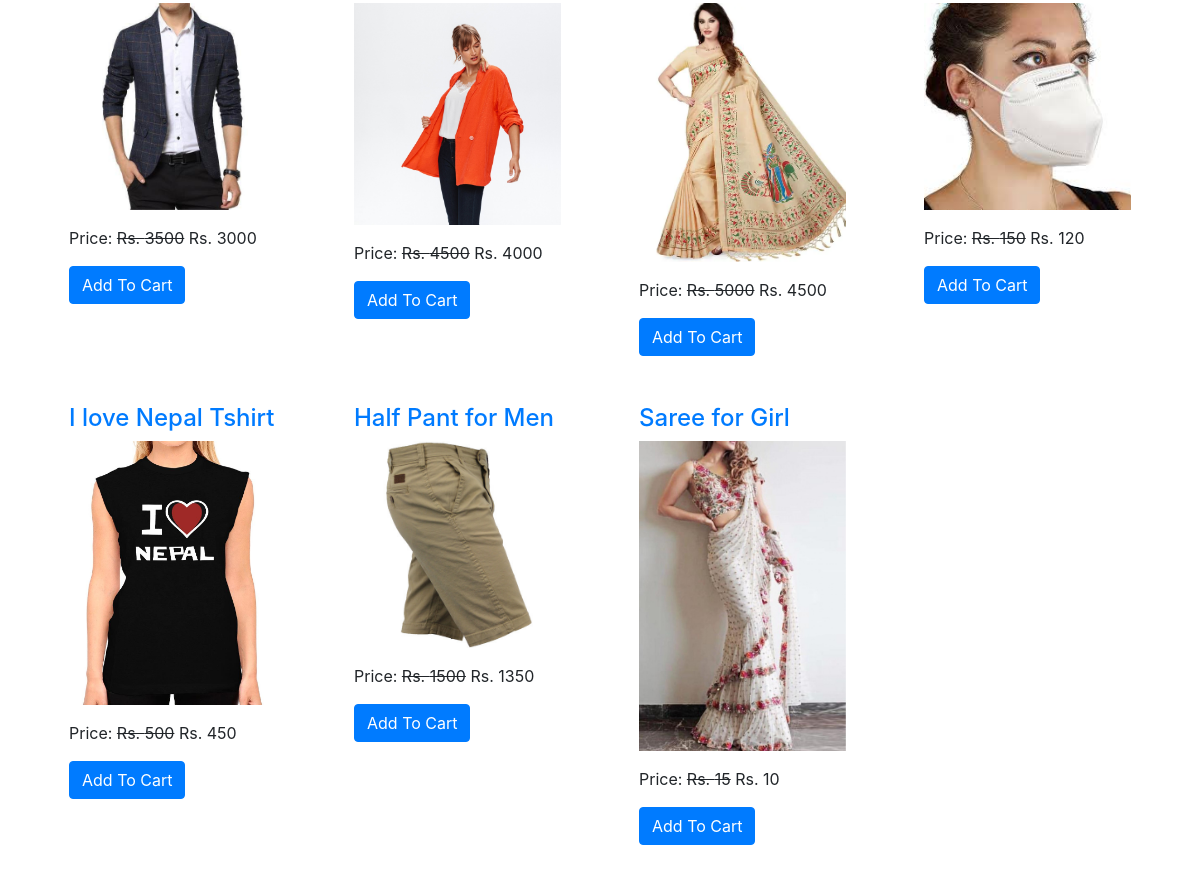
/all-products/ (lower part), run on an earlier commit of the app's database.
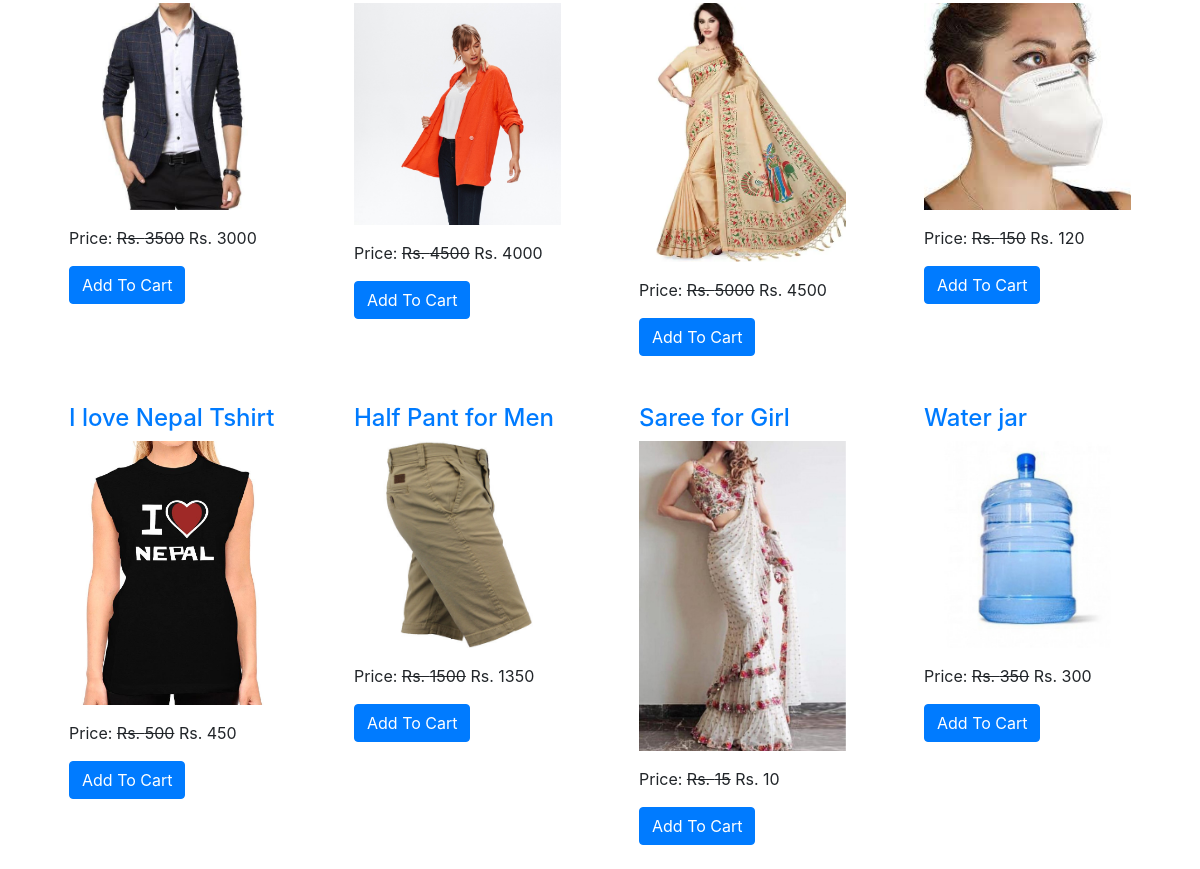
And on a later commit of the database.
### ecomapp/models.py (models this page shows, shortened)
class Product(models.Model):
    title = models.CharField(max_length=200)
    slug = models.SlugField(unique=True)
    category = models.ForeignKey(Category, on_delete=models.CASCADE)
    image = models.ImageField(upload_to="products")
    marked_price = models.PositiveIntegerField()
    selling_price = models.PositiveIntegerField()
    description = models.TextField()
    warranty = models.CharField(max_length=300, null=True, blank=True)
    return_policy = models.CharField(max_length=300, null=True, blank=True)
    view_count = models.PositiveIntegerField(default=0)

### ecomapp/views.py (the view)
# urls.py: path("all-products/", AllProductsView.as_view(), name="allproducts"),
class AllProductsView(EcomMixin, TemplateView):
    template_name = "allproducts.html"
    def get_context_data(self, **kwargs):
        context = super().get_context_data(**kwargs)
        context['allcategories'] = Category.objects.all()
        return context

### ecomapp/views.py (called while the page is built)
    def dispatch(self, request, *args, **kwargs):
        cart_id = request.session.get("cart_id")
        if cart_id:
            cart_obj = Cart.objects.get(id=cart_id)
            if request.user.is_authenticated and request.user.customer:
                cart_obj.customer = request.user.customer
                cart_obj.save()
        return super().dispatch(request, *args, **kwargs)

### templates/allproducts.html (shortened to what this page needs)
{% extends 'base.html' %}
{% block content %}
<div class="container">
    {% for cat in allcategories %}
    <div class="row">
        {% for p in cat.product_set.all %}
        <div class="col-md-3">
            <div class="m-4">
                <h4><a href="{% url 'ecomapp:productdetail' p.slug %}">{{p.title}}</a></h4>
                <img src="{{p.image.url}}" alt="" class="img-fluid" style="height: 2500; object-fit: cover;">
                <p class="mt-3">Price: <strike>Rs. {{p.marked_price}}</strike> Rs. {{p.selling_price}}</p>
                <a href="{% url 'ecomapp:addtocart' p.id %}" class="btn btn-primary">Add To Cart</a>
            </div>
        </div>
        {% endfor %}
    </div>
    {% endfor %}
</div>
{% endblock %}

What changed in the data, as far as the page shows it:
added Product: title "Water jar", image (picture), marked_price "350", selling_price "300"
